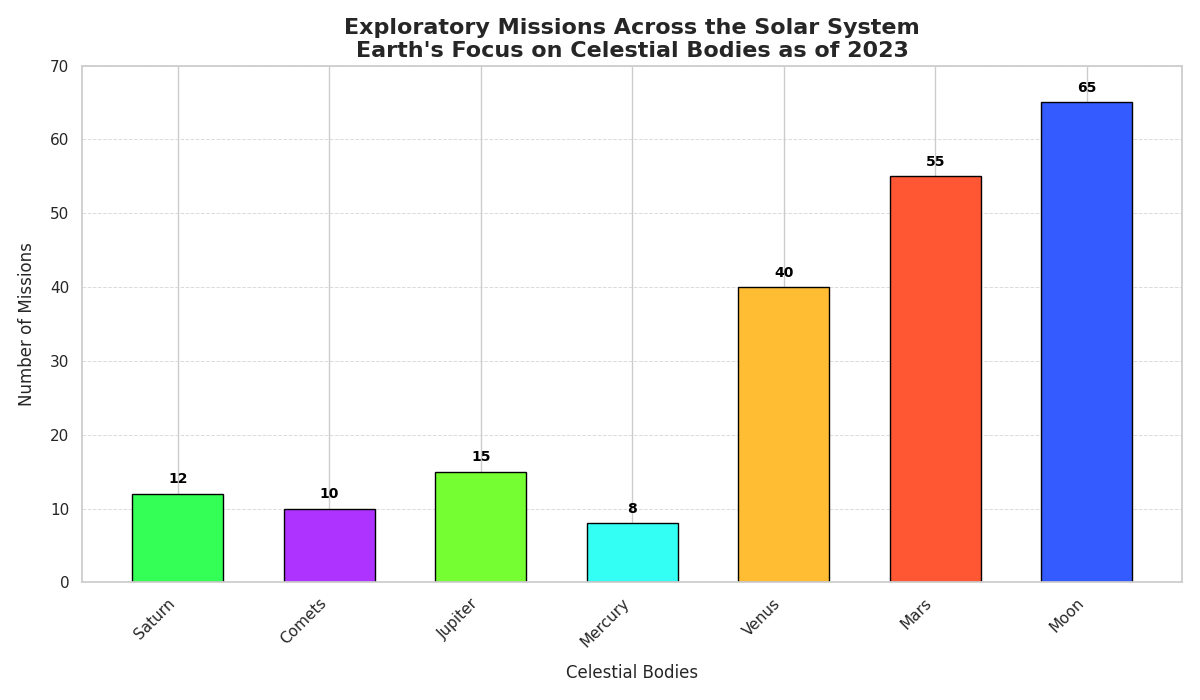

Reproduce this figure in Python.
import matplotlib.pyplot as plt
import numpy as np

# Data for planetary exploration missions
celestial_bodies = ['Saturn', 'Comets', 'Jupiter', 'Mercury', 'Venus', 'Mars', 'Moon']
missions_count = [12, 10, 15, 8, 40, 55, 65]

# Define color palette
colors = ['#33FF57', '#AF33FF', '#75FF33', '#33FFF5', '#FFBD33', '#FF5733', '#335BFF']

# Set up the plot
fig, ax = plt.subplots(figsize=(12, 7))

# Plot the sorted bar chart
bars = ax.bar(celestial_bodies, missions_count, color=colors, edgecolor='black', width=0.6)

# Annotate each bar with the mission count
for bar, count in zip(bars, missions_count):
    yval = bar.get_height()
    ax.text(bar.get_x() + bar.get_width()/2, yval + 1, str(count), ha='center', va='bottom', fontsize=10, fontweight='bold', color='black')

# Titles and labels
ax.set_title('Exploratory Missions Across the Solar System\nEarth\'s Focus on Celestial Bodies as of 2023', fontsize=16, fontweight='bold')
ax.set_xlabel('Celestial Bodies', fontsize=12, labelpad=10)
ax.set_ylabel('Number of Missions', fontsize=12, labelpad=10)

# Customize x-axis labels
ax.set_xticks(np.arange(len(celestial_bodies)))
ax.set_xticklabels(celestial_bodies, rotation=45, ha='right')

# Set limits and grid
ax.set_ylim(0, 70)
ax.grid(True, which='both', axis='y', linestyle='--', linewidth=0.7, alpha=0.7)

# Adjust layout to prevent overlap
plt.tight_layout()

# Show the plot
plt.show()
